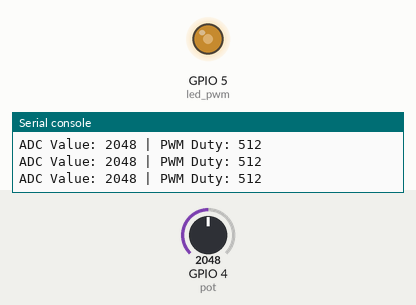
A program run on a simulated ESP32 board running MicroPython. On the bench: output pins drawn as LEDs (lit = HIGH), the last lines printed to the serial console. The test bench sets the inputs (shaded band); at power-on: GPIO 4 (pot) = 2048 (analog values on the 0–4095 scale).

Above: at 1.2 s.
1.3 s: GPIO 4 (pot) set to 2866
At 2.5 s:
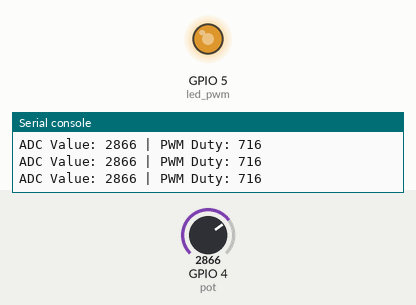
2.8 s: GPIO 4 (pot) set to 3603
At 3.4 s:
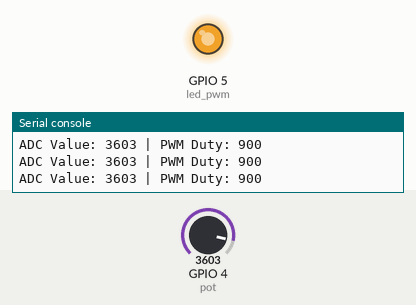
4.3 s: GPIO 4 (pot) set to 491
At 5.0 s:
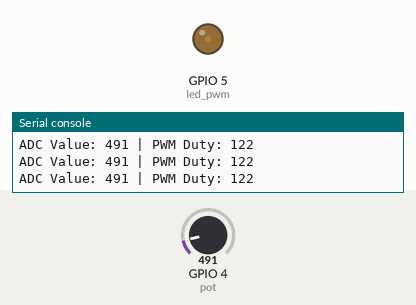
5.8 s: GPIO 4 (pot) set to 0
At 7.1 s:
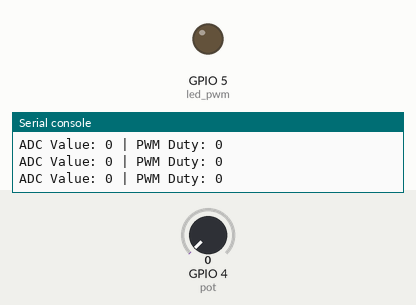
Timing chart, 0 to 8.3 s (numbered marks = the images above; inputs shaded):
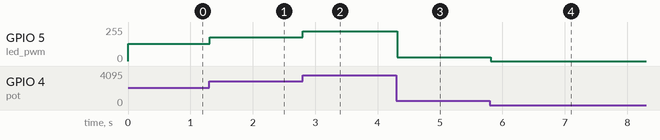

Measured:
- after the input at 1.3 s, GPIO 5 (led_pwm): 128/255 → 178/255 at once
- after the input at 2.8 s, GPIO 5 (led_pwm): 178/255 → 224/255 at once
- after the input at 4.3 s, GPIO 5 (led_pwm): 224/255 → 30/255 at once
- after the input at 5.8 s, GPIO 5 (led_pwm): 30/255 → 0/255 at once

The program:

main.py
```python
# ==============================================================================
# Mekong STEM - Giáo trình lập trình vi điều khiển ESP32 với MicroPython
# Dự án: Điều khiển độ sáng LED bằng Biến trở (Kết hợp Analog Input & Analog Output)
# ==============================================================================

from machine import Pin, ADC, PWM  # Nhập các lớp phần cứng cần thiết
from utime import sleep_ms        # Nhập hàm sleep_ms để tạo độ trễ lấy mẫu

print("Hệ thống khởi động... Xoay biến trở để điều khiển độ sáng LED.")
print("Bấm tổ hợp phím `Ctrl+C` tại cửa sổ Shell để dừng chương trình an toàn.")

# 1. Cấu hình chân đọc Analog Input (Biến trở tại GPIO 4)
pot = ADC(Pin(4))
pot.atten(ADC.ATTN_11DB)  # Đọc dải điện áp đầy đủ 0V - 3.3V (Trả về: 0 - 4095)

# 2. Cấu hình chân xuất PWM Output (Đèn LED tại GPIO 5)
led_pwm = PWM(Pin(5), freq=5000)  # Tần số từ 1000 - 5000Hz giúp sáng mượt không nhấp nháy

try:
    # Vòng lặp liên tục đọc biến trở và cập nhật độ sáng LED
    while True:
        # Đọc giá trị thô 12-bit từ biến trở (Dải giá trị: 0 đến 4095)
        pot_value = pot.read()

        # Quy đổi từ thang 12-bit (0-4095) sang thang 10-bit PWM (0-1023)
        pwm_duty = pot_value // 4

        # Cập nhật chu kỳ nhiệm vụ (Duty Cycle) cho chân xuất LED PWM
        led_pwm.duty(pwm_duty)

        # In thông số giám sát ra cửa sổ Terminal / Shell
        print(f"ADC Value: {pot_value} | PWM Duty: {pwm_duty}")

        # Độ trễ ngắn 20ms giúp tín hiệu đáp ứng nhanh và mượt mà khi xoay biến trở
        sleep_ms(20)

except KeyboardInterrupt:
    # Khối lệnh giải phóng tài nguyên phần cứng khi dừng chương trình
    print("\n[HỆ THỐNG DỪNG] Đang ngắt nguồn chân PWM và dừng đọc ADC...")
    led_pwm.duty(0)      # Tắt hẳn LED
    led_pwm.deinit()    # Hủy khởi tạo PWM
    print("Đã dọn dẹp hệ thống an toàn.")
```
